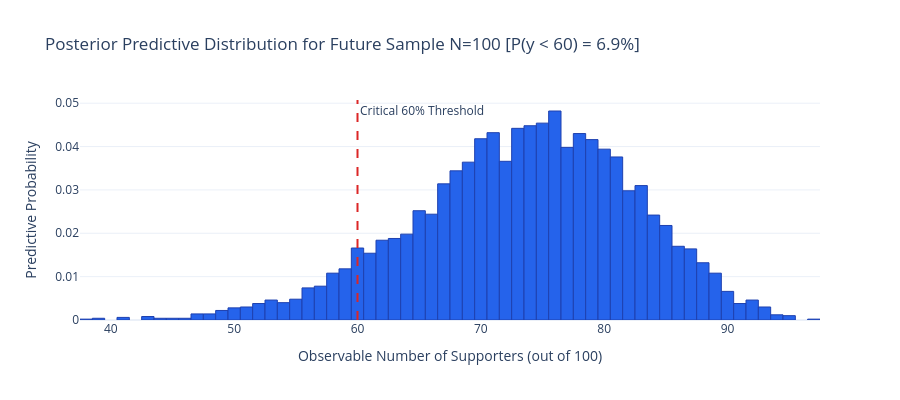

Here is the notebook cell this chart was saved with:
### Markdown cell above
---
## 8. Demonstration 4: Posterior Predictive Forecasting & Risk Analysis
### A. Worked Example: Forecasting Policy Support in a New City of Size $\tilde{N} = 100$
In real policy design, decision-makers do not just want to know the latent parameter $\theta$; they want to know: **"If we deploy this policy in a new pilot community of $\tilde{N} = 100$ citizens, what is the distribution of actual observable supporters?"**

We generate 5,000 posterior predictive replications:
1. Draw $\theta^{(s)} \sim \operatorname{Beta}(22, 8)$ (parameter uncertainty).
2. Draw $\tilde{y}^{(s)} \sim \operatorname{Binomial}(100, \theta^{(s)})$ (sampling variance).

### Code cell
N_future = 100
S_future_draws = 5000

# 1. Parameter uncertainty
theta_future_draws = rng.beta(a_post, b_post, size=S_future_draws)

# 2. Predictive realizations
y_future_sim = rng.binomial(n=N_future, p=theta_future_draws)

pred_mean = np.mean(y_future_sim)
pred_90_low, pred_90_high = np.percentile(y_future_sim, [5, 95])
risk_failure = np.mean(y_future_sim < 60) # Risk that support falls below 60%

print(f"Posterior Predictive Forecast for New Community (N={N_future}):")
print(f"  Expected Number of Supporters: {pred_mean:.1f} out of 100")
print(f"  90% Predictive Interval:        [{pred_90_low:.0f}, {pred_90_high:.0f}] supporters")
print(f"  Tail-Risk Probability (k < 60): {risk_failure*100:.2f}%")

# Plot Predictive Distribution
fig_post_pred = go.Figure()
fig_post_pred.add_trace(go.Histogram(
    x=y_future_sim,
    histnorm='probability',
    marker=dict(color='#2563eb', line=dict(color='#1e40af', width=1)),
    name='Posterior Predictive'
))
fig_post_pred.add_vline(x=60, line_dash='dash', line_color='#dc2626', annotation_text='Critical 60% Threshold')

fig_post_pred.update_layout(
    title=f'Posterior Predictive Distribution for Future Sample N={N_future} [P(y < 60) = {risk_failure*100:.1f}%]',
    xaxis_title=f'Observable Number of Supporters (out of {N_future})',
    yaxis_title='Predictive Probability',
    template='plotly_white',
    height=400
)
fig_post_pred.show()

### Figure 1 — Plotly figure (JSON) as saved in the notebook; plotly's stock layout.template omitted (floating-point values rounded to 4 significant figures; data arrays with more than 128 entries replaced by an {"elided": "..."} marker saying what was removed)
{"data": [{"histnorm": "probability", "marker": {"color": "#2563eb", "line": {"color": "#1e40af", "width": 1}}, "name": "Posterior Predictive", "type": "histogram", "x": {"elided": "5000 int values"}}], "layout": {"annotations": [{"showarrow": false, "text": "Critical 60% Threshold", "x": 60, "xanchor": "left", "xref": "x", "y": 1, "yanchor": "top", "yref": "y domain"}], "height": 400, "shapes": [{"line": {"color": "#dc2626", "dash": "dash"}, "type": "line", "x0": 60, "x1": 60, "xref": "x", "y0": 0, "y1": 1, "yref": "y domain"}], "title": {"text": "Posterior Predictive Distribution for Future Sample N=100 [P(y < 60) = 6.9%]"}, "xaxis": {"title": {"text": "Observable Number of Supporters (out of 100)"}}, "yaxis": {"title": {"text": "Predictive Probability"}}}}
